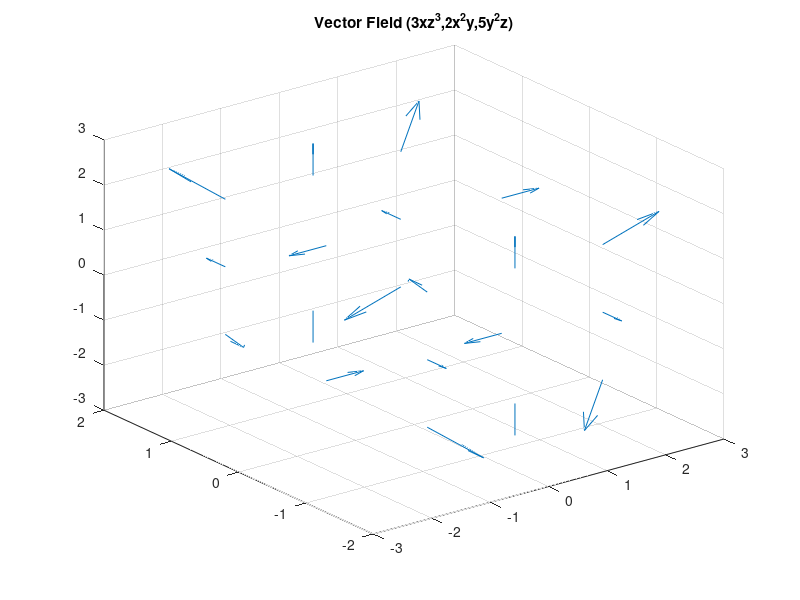

Write the MATLAB code that produced this figure.
clc;
% Vector field F = (3xz^3, 2x^2y, 5y^2z) plotted as 3D arrows
[x, y, z] = meshgrid(-1.5:1.5:1.5);
u= 3.*(z.^3).*x;
v= 2.*(x.^2).*y ;
w= 5.*(y.^2).*z;
quiver3(x, y, z, u, v, w);
colormap jet;
title('Vector Field (3xz^3,2x^2y,5y^2z)')
